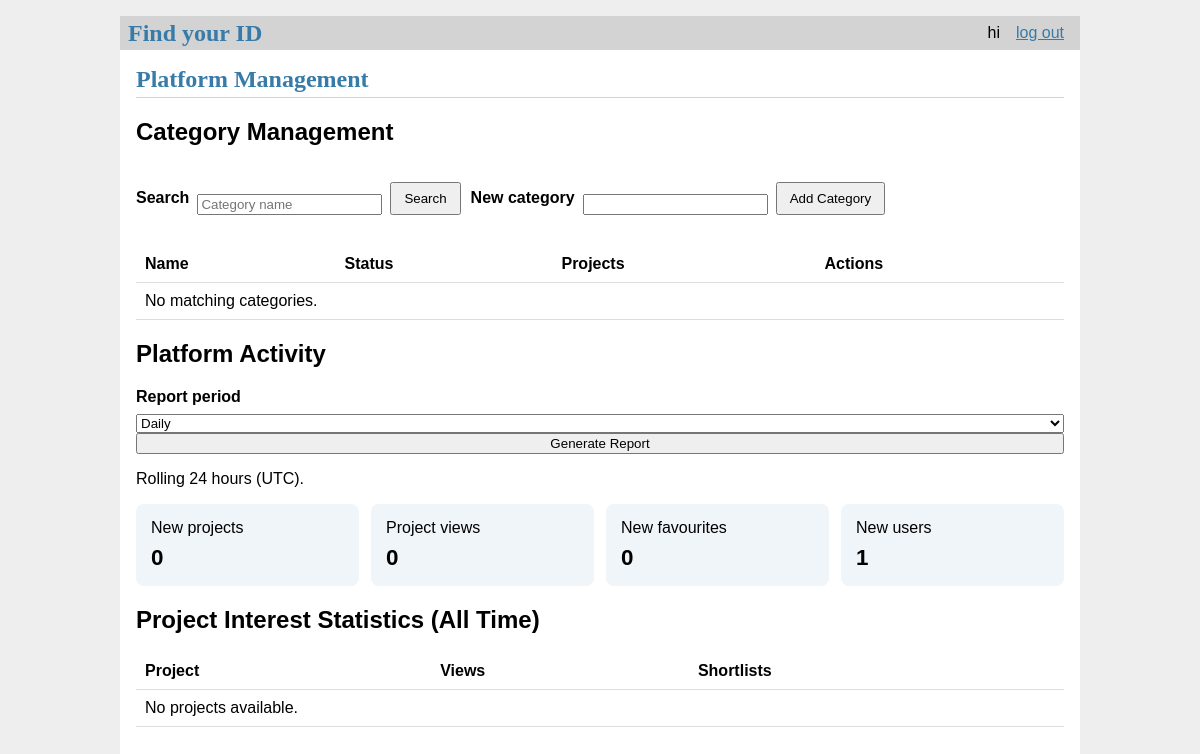
The app's page /platform/ (signed in), older data.
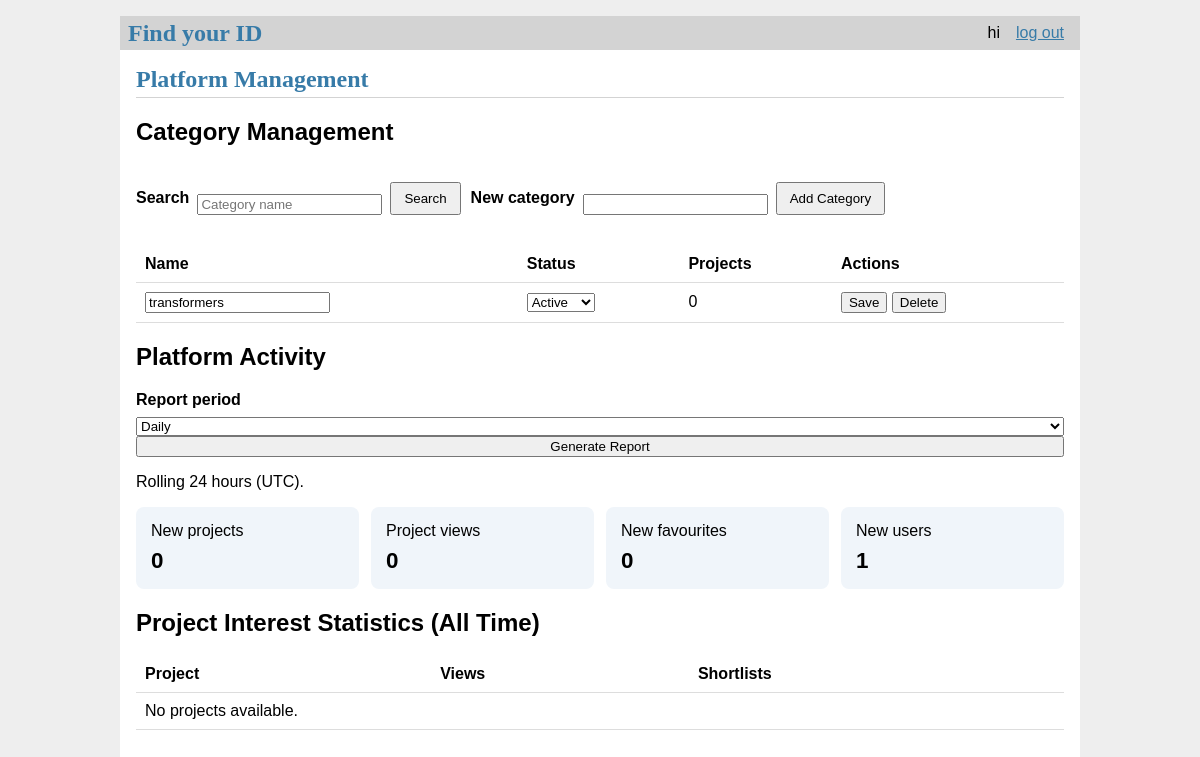
The same page, newer data.
### tables this page shows
CREATE TABLE user(
    id integer primary key autoincrement,
    name text not null,
    password text not null,
    email text unique not null,
    phone text not null,                       -- text keeps leading zeros / +65
    Usertype text not null
        check (Usertype in ('designer', 'customer', 'manager')),
    created timestamp not null default current_timestamp
);

CREATE TABLE category(
    id integer primary key autoincrement,
    name text unique not null,
    active integer not null default 1
);

### idfinder/boundaries/platform.py (the view)
@bp.route('/')
@login_required
@platform_required
def dashboard():
    period = request.args.get('period', 'daily')
    if period not in ('daily', 'weekly', 'monthly'):
        abort(400)
    ctrl = controller()
    return render_template('platform/dashboard.html', categories=ctrl.categories(request.args.get('q', '')),
                           q=request.args.get('q', ''), period=period,
                           summary=ctrl.report(period), interest=ctrl.interest())

### idfinder/boundaries/auth.py (called while the page is built)
@bp.before_app_request
def load_logged_in_user():
    user_id = session.get('user_id')
    if user_id is None:
        g.user = None
    else:
        g.user = auth_control.get_user(user_id)  # g.user lasts for the length of the request

def login_required(view):
    @functools.wraps(view)
    def wrapped_view(**kwargs):
        if g.user is None:
            return redirect(url_for('auth.login'))
        return view(**kwargs)
    return wrapped_view

### idfinder/boundaries/platform.py (called while the page is built)
def platform_required(view):
    @functools.wraps(view)
    def wrapper(**kwargs):
        if g.user['Usertype'] != 'manager':
            abort(403)
        return view(**kwargs)
    return wrapper

def controller():
    return PlatformController()

### idfinder/controller/auth_controller.py (called while the page is built)
    @staticmethod
    def get_user(user_id):
        return Users.get_info(user_id)

### idfinder/controller/platform_controller.py (called while the page is built)
    def categories(self, search=''):
        return Category.find_all((search or '').strip())

    def report(self, period):
        if period not in ('daily', 'weekly', 'monthly'):
            raise ValidationError('Invalid report period.')
        return PlatformReport.overview(period)

    def interest(self):
        return PlatformReport.interest()

### idfinder/db.py (called while the page is built)
def get_db(): #called when app has been created and is handling a request
    if 'db' not in g:
        g.db = sqlite3.connect( #establishes connection to the file pointed by DATABASE in create_app in __init__.py
            current_app.config['DATABASE'],
            detect_types=sqlite3.PARSE_DECLTYPES
        )
        g.db.row_factory = sqlite3.Row #tells the connection to return rows that behave like dicts --> columns can be accessed by name
    return g.db

### idfinder/entities/category.py (called while the page is built)
    @staticmethod
    def find_all(search=''):
        return get_db().execute(
            'SELECT c.id, c.name, c.active, COUNT(ic.idp_id) AS project_count '
            'FROM category c LEFT JOIN idp_category ic ON ic.category_id = c.id '
            'WHERE c.name LIKE ? GROUP BY c.id ORDER BY c.name',
            (f'%{search}%',)
        ).fetchall()

### idfinder/entities/platform_report.py (called while the page is built)
    @staticmethod
    def interest():
        return get_db().execute(
            'SELECT p.id, p.title, '
            '(SELECT COUNT(*) FROM idp_view v WHERE v.idp_id=p.id) AS views, '
            '(SELECT COUNT(*) FROM favourite_idp f WHERE f.idp_id=p.id) AS favourites '
            'FROM idp p ORDER BY views DESC, favourites DESC, p.id DESC'
        ).fetchall()

### idfinder/entities/user.py (called while the page is built)
    @staticmethod
    def get_info(id):
        return get_db().execute('SELECT * FROM user WHERE id = ?', (id,)).fetchone()

### idfinder/templates/platform/dashboard.html (shortened to what this page needs)
{% extends 'base.html' %}
{% block header %}<h1>{% block title %}Platform Management{% endblock %}</h1>{% endblock %}
{% block content %}
<h2>Category Management</h2>
<div class="manager-tools">
  <form method="get" action="{{ url_for('platform.dashboard') }}">
    <label for="q">Search</label><input id="q" name="q" value="{{ q }}" placeholder="Category name">
    <button type="submit">Search</button>
  </form>
  <form method="post" action="{{ url_for('platform.add_category') }}">
    <label for="category-name">New category</label>
    <input id="category-name" name="name" maxlength="80" required>
    <button type="submit">Add Category</button>
  </form>
</div>
<table class="manager-table">
  <thead><tr><th>Name</th><th>Status</th><th>Projects</th><th>Actions</th></tr></thead>
  <tbody>
  {% for category in categories %}
    <tr><td>
      <form id="edit-{{ category['id'] }}" method="post" action="{{ url_for('platform.edit_category', category_id=category['id']) }}">
        <input aria-label="Category name" name="name" maxlength="80" value="{{ category['name'] }}" required>
      </form>
    </td><td>
      <select aria-label="Category status" name="active" form="edit-{{ category['id'] }}">
        <option value="1" {% if category['active'] %}selected{% endif %}>Active</option>
      </select>
    </td><td>{{ category['project_count'] }}</td><td>
      <button type="submit" form="edit-{{ category['id'] }}">Save</button>
      <form method="post" action="{{ url_for('platform.delete_category', category_id=category['id']) }}" onsubmit="return confirm('Delete this category?');">
        <button type="submit">Delete</button>
      </form>
    </td></tr>
  {% else %}<tr><td colspan="4">No matching categories.</td></tr>{% endfor %}
  </tbody>
</table>
<h2>Platform Activity</h2>
<form method="get" action="{{ url_for('platform.dashboard') }}">
  <label for="period">Report period</label>
  <select id="period" name="period">
    {% for option in ('daily', 'weekly', 'monthly') %}
      <option value="{{ option }}" {% if option == period %}selected{% endif %}>{{ option|capitalize }}</option>
    {% endfor %}
  </select>
  <button type="submit">Generate Report</button>
</form>
<p>Rolling {{ {'daily':'24 hours', 'weekly':'7 days', 'monthly':'1 month'}[period] }} (UTC).</p>
<div class="manager-stats">
  <div class="manager-stat">New projects<strong>{{ summary['projects'] }}</strong></div>
  <div class="manager-stat">Project views<strong>{{ summary['views'] }}</strong></div>
  <div class="manager-stat">New favourites<strong>{{ summary['favourites'] }}</strong></div>
  <div class="manager-stat">New users<strong>{{ summary['users'] }}</strong></div>
</div>
<h2>Project Interest Statistics (All Time)</h2>
<table class="manager-table">
  <thead><tr><th>Project</th><th>Views</th><th>Shortlists</th></tr></thead>
  <tbody>{% for project in interest %}
    <tr><td>{{ project['title'] }}</td><td>{{ project['views'] }}</td><td>{{ project['favourites'] }}</td></tr>
  {% else %}<tr><td colspan="3">No projects available.</td></tr>{% endfor %}</tbody>
</table>
{% endblock %}

### idfinder/templates/base.html (shortened to what this page needs)
<!DOCTYPE html>
<link rel="stylesheet" href="{{url_for('static', filename='style.css')}}">
<nav>
    <h1>Find your ID</h1>
    <ul>
        {% if g.user %}
            <li><span>{{g.user['name']}}</span></li>
            <li><a href="{{url_for('auth.log_out_user')}}">log out</a></li>
        {% else %}
            <li><a href="{{url_for('auth.register')}}">register</a></li>
            <li><a href="{{url_for('auth.login')}}">log in</a></li>
        {% endif %}
    </ul>
</nav>
<section class="content">
    <header>
        {% block header %}{% endblock %}
    </header>
    {% block content %}{% endblock %}
</section>

### idfinder/static/style.css (style rules this page uses)
h1 { font-family: serif; color: #377ba8; margin: 1rem 0; }
a { color: #377ba8; }
nav { background: lightgray; display: flex; align-items: center; padding: 0 0.5rem; }
nav h1 { flex: auto; margin: 0; }
nav ul { display: flex; list-style: none; margin: 0; padding: 0; }
nav ul li a, nav ul li span, header .action { display: block; padding: 0.5rem; }
.content { padding: 0 1rem 1rem; }
.content > header { border-bottom: 1px solid lightgray; display: flex; align-items: flex-end; }
.content > header h1 { flex: auto; margin: 1rem 0 0.25rem 0; }
.content:last-child { margin-bottom: 0; }
.content form { margin: 1em 0; display: flex; flex-direction: column; }
.content label { font-weight: bold; margin-bottom: 0.5em; }
.content input, .content textarea { margin-bottom: 1em; }
.manager-tools { display: flex; flex-wrap: wrap; gap: 10px; align-items: end; }
.manager-tools form { display: flex; flex-direction: row; flex-wrap: wrap; align-items: end; gap: 8px; }
.manager-tools input { margin-bottom: 0; }
.manager-tools button { padding: 7px 12px; }
.manager-table { width: 100%; border-collapse: collapse; margin: 15px 0; }
.manager-table th, .manager-table td { text-align: left; border-bottom: 1px solid #ddd; padding: 9px; }
.manager-table form { display: inline-flex; flex-direction: row; margin: 0; gap: 5px; }
.manager-table input { margin: 0; }
.manager-table button { cursor: pointer; }
.manager-stats { display: grid; grid-template-columns: repeat(auto-fit,minmax(140px,1fr)); gap: 12px; }
.manager-stat { padding: 15px; border-radius: 8px; background: #f0f5fa; }
.manager-stat strong { display: block; font-size: 1.4rem; margin-top: 8px; }

Row changes from the older to the newer data that the page shows:
added category: name "transformers", active "Active", project_count "0"
Text that changed along with them:
text no longer shown: "No matching categories."
